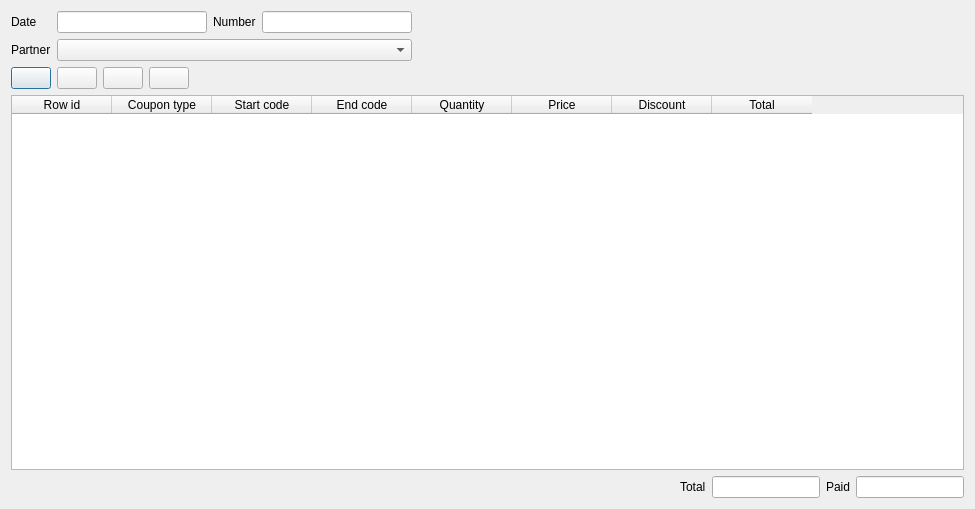
<?xml version="1.0" encoding="UTF-8"?>
<ui version="4.0">
 <class>DlgCouponServiceDocument</class>
 <widget class="QDialog" name="DlgCouponServiceDocument">
  <property name="geometry">
   <rect>
    <x>0</x>
    <y>0</y>
    <width>975</width>
    <height>509</height>
   </rect>
  </property>
  <property name="windowTitle">
   <string>Coupon document</string>
  </property>
  <layout class="QGridLayout" name="gridLayout">
   <item row="0" column="4">
    <spacer name="horizontalSpacer">
     <property name="orientation">
      <enum>Qt::Horizontal</enum>
     </property>
     <property name="sizeHint" stdset="0">
      <size>
       <width>557</width>
       <height>20</height>
      </size>
     </property>
    </spacer>
   </item>
   <item row="0" column="2">
    <widget class="QLabel" name="label">
     <property name="text">
      <string>Number</string>
     </property>
    </widget>
   </item>
   <item row="0" column="0">
    <widget class="QLabel" name="label_2">
     <property name="text">
      <string>Date</string>
     </property>
    </widget>
   </item>
   <item row="0" column="3">
    <widget class="EQLineEdit" name="leDoc">
     <property name="sizePolicy">
      <sizepolicy hsizetype="Minimum" vsizetype="Fixed">
       <horstretch>0</horstretch>
       <verstretch>0</verstretch>
      </sizepolicy>
     </property>
     <property name="minimumSize">
      <size>
       <width>150</width>
       <height>0</height>
      </size>
     </property>
     <property name="maximumSize">
      <size>
       <width>16777215</width>
       <height>16777215</height>
      </size>
     </property>
     <property name="readOnly">
      <bool>true</bool>
     </property>
    </widget>
   </item>
   <item row="4" column="0" colspan="5">
    <widget class="QWidget" name="widget" native="true">
     <layout class="QHBoxLayout" name="horizontalLayout">
      <property name="leftMargin">
       <number>0</number>
      </property>
      <property name="topMargin">
       <number>0</number>
      </property>
      <property name="rightMargin">
       <number>0</number>
      </property>
      <property name="bottomMargin">
       <number>0</number>
      </property>
      <item>
       <spacer name="horizontalSpacer_3">
        <property name="orientation">
         <enum>Qt::Horizontal</enum>
        </property>
        <property name="sizeHint" stdset="0">
         <size>
          <width>620</width>
          <height>20</height>
         </size>
        </property>
       </spacer>
      </item>
      <item>
       <widget class="QLabel" name="label_4">
        <property name="text">
         <string>Total</string>
        </property>
       </widget>
      </item>
      <item>
       <widget class="EQLineEdit" name="leTotal">
        <property name="sizePolicy">
         <sizepolicy hsizetype="Minimum" vsizetype="Fixed">
          <horstretch>0</horstretch>
          <verstretch>0</verstretch>
         </sizepolicy>
        </property>
        <property name="readOnly">
         <bool>true</bool>
        </property>
       </widget>
      </item>
      <item>
       <widget class="QLabel" name="label_5">
        <property name="text">
         <string>Paid</string>
        </property>
       </widget>
      </item>
      <item>
       <widget class="EQLineEdit" name="lePaid">
        <property name="sizePolicy">
         <sizepolicy hsizetype="Minimum" vsizetype="Fixed">
          <horstretch>0</horstretch>
          <verstretch>0</verstretch>
         </sizepolicy>
        </property>
        <property name="readOnly">
         <bool>false</bool>
        </property>
       </widget>
      </item>
     </layout>
    </widget>
   </item>
   <item row="1" column="0">
    <widget class="QLabel" name="label_3">
     <property name="text">
      <string>Partner</string>
     </property>
    </widget>
   </item>
   <item row="0" column="1">
    <widget class="EDateEdit" name="leDate">
     <property name="sizePolicy">
      <sizepolicy hsizetype="Minimum" vsizetype="Fixed">
       <horstretch>0</horstretch>
       <verstretch>0</verstretch>
      </sizepolicy>
     </property>
     <property name="minimumSize">
      <size>
       <width>150</width>
       <height>0</height>
      </size>
     </property>
    </widget>
   </item>
   <item row="1" column="1" colspan="3">
    <widget class="QComboBox" name="cbPartner">
     <property name="sizePolicy">
      <sizepolicy hsizetype="Minimum" vsizetype="Fixed">
       <horstretch>0</horstretch>
       <verstretch>0</verstretch>
      </sizepolicy>
     </property>
     <property name="minimumSize">
      <size>
       <width>300</width>
       <height>0</height>
      </size>
     </property>
    </widget>
   </item>
   <item row="1" column="4">
    <spacer name="horizontalSpacer_2">
     <property name="orientation">
      <enum>Qt::Horizontal</enum>
     </property>
     <property name="sizeHint" stdset="0">
      <size>
       <width>557</width>
       <height>20</height>
      </size>
     </property>
    </spacer>
   </item>
   <item row="2" column="0" colspan="5">
    <widget class="QWidget" name="widget_2" native="true">
     <property name="minimumSize">
      <size>
       <width>0</width>
       <height>0</height>
      </size>
     </property>
     <layout class="QHBoxLayout" name="horizontalLayout_2">
      <property name="leftMargin">
       <number>0</number>
      </property>
      <property name="topMargin">
       <number>0</number>
      </property>
      <property name="rightMargin">
       <number>0</number>
      </property>
      <property name="bottomMargin">
       <number>0</number>
      </property>
      <item>
       <widget class="QPushButton" name="btnPlus">
        <property name="sizePolicy">
         <sizepolicy hsizetype="Minimum" vsizetype="Minimum">
          <horstretch>0</horstretch>
          <verstretch>0</verstretch>
         </sizepolicy>
        </property>
        <property name="text">
         <string/>
        </property>
        <property name="icon">
         <iconset>
          <normaloff>:/images/add.png</normaloff>:/images/add.png</iconset>
        </property>
       </widget>
      </item>
      <item>
       <widget class="QPushButton" name="btnMinus">
        <property name="sizePolicy">
         <sizepolicy hsizetype="Minimum" vsizetype="Minimum">
          <horstretch>0</horstretch>
          <verstretch>0</verstretch>
         </sizepolicy>
        </property>
        <property name="text">
         <string/>
        </property>
        <property name="icon">
         <iconset>
          <normaloff>:/images/cancel.png</normaloff>:/images/cancel.png</iconset>
        </property>
       </widget>
      </item>
      <item>
       <widget class="QPushButton" name="btnSave">
        <property name="sizePolicy">
         <sizepolicy hsizetype="Minimum" vsizetype="Minimum">
          <horstretch>0</horstretch>
          <verstretch>0</verstretch>
         </sizepolicy>
        </property>
        <property name="text">
         <string/>
        </property>
        <property name="icon">
         <iconset>
          <normaloff>:/images/save.png</normaloff>:/images/save.png</iconset>
        </property>
       </widget>
      </item>
      <item>
       <widget class="QPushButton" name="btnPrint">
        <property name="sizePolicy">
         <sizepolicy hsizetype="Minimum" vsizetype="Minimum">
          <horstretch>0</horstretch>
          <verstretch>0</verstretch>
         </sizepolicy>
        </property>
        <property name="text">
         <string/>
        </property>
        <property name="icon">
         <iconset>
          <normaloff>:/images/printer.png</normaloff>:/images/printer.png</iconset>
        </property>
       </widget>
      </item>
      <item>
       <spacer name="horizontalSpacer_4">
        <property name="orientation">
         <enum>Qt::Horizontal</enum>
        </property>
        <property name="sizeHint" stdset="0">
         <size>
          <width>818</width>
          <height>20</height>
         </size>
        </property>
       </spacer>
      </item>
     </layout>
    </widget>
   </item>
   <item row="3" column="0" colspan="5">
    <widget class="QTableWidget" name="tbl">
     <property name="editTriggers">
      <set>QAbstractItemView::NoEditTriggers</set>
     </property>
     <property name="selectionMode">
      <enum>QAbstractItemView::SingleSelection</enum>
     </property>
     <property name="selectionBehavior">
      <enum>QAbstractItemView::SelectRows</enum>
     </property>
     <column>
      <property name="text">
       <string>Row id</string>
      </property>
     </column>
     <column>
      <property name="text">
       <string>Coupon type</string>
      </property>
     </column>
     <column>
      <property name="text">
       <string>Start code</string>
      </property>
     </column>
     <column>
      <property name="text">
       <string>End code</string>
      </property>
     </column>
     <column>
      <property name="text">
       <string>Quantity</string>
      </property>
     </column>
     <column>
      <property name="text">
       <string>Price</string>
      </property>
     </column>
     <column>
      <property name="text">
       <string>Discount</string>
      </property>
     </column>
     <column>
      <property name="text">
       <string>Total</string>
      </property>
     </column>
    </widget>
   </item>
  </layout>
 </widget>
 <customwidgets>
  <customwidget>
   <class>EQLineEdit</class>
   <extends>QLineEdit</extends>
   <header location="global">eqlineedit.h</header>
   <slots>
    <signal>customButtonClicked(bool)</signal>
   </slots>
  </customwidget>
  <customwidget>
   <class>EDateEdit</class>
   <extends>QLineEdit</extends>
   <header location="global">edateedit.h</header>
  </customwidget>
 </customwidgets>
 <resources/>
 <connections/>
</ui>
